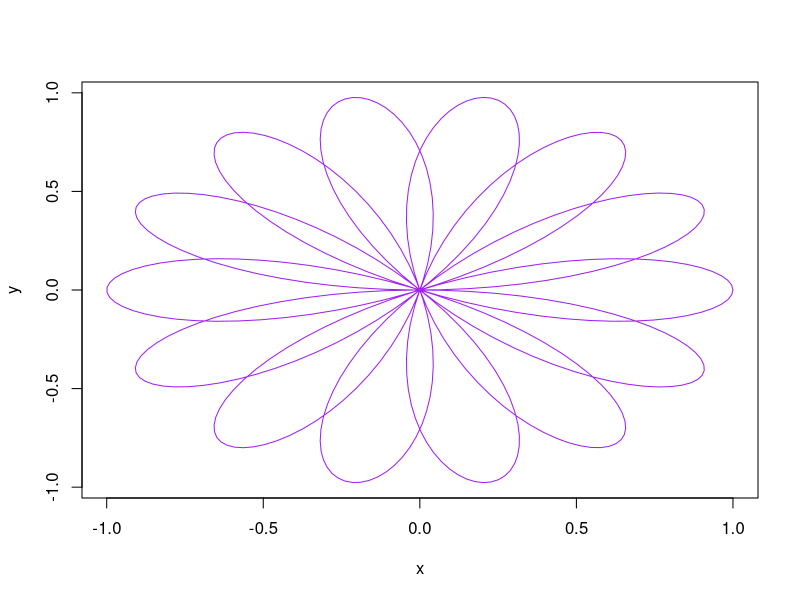

Recreate this plot in R.
##Handson Basel
## Rose function

k <- 7/2
t <- seq(0, 4*pi, length.out=500)
x <- cos(k*t)*cos(t)
y <- cos(k*t)*sin(t)

plot(x,y, type="l", col="purple")
